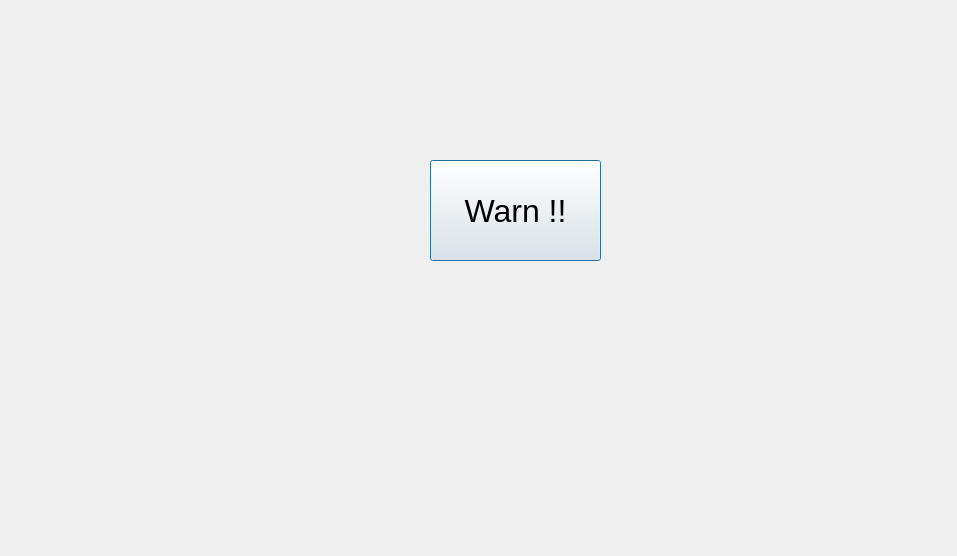
<?xml version="1.0" encoding="UTF-8"?>
<ui version="4.0">
 <class>qmessagebox_tutorials</class>
 <widget class="QDialog" name="qmessagebox_tutorials">
  <property name="geometry">
   <rect>
    <x>0</x>
    <y>0</y>
    <width>957</width>
    <height>556</height>
   </rect>
  </property>
  <property name="windowTitle">
   <string>Dialog</string>
  </property>
  <widget class="QPushButton" name="warn_btn">
   <property name="geometry">
    <rect>
     <x>430</x>
     <y>160</y>
     <width>171</width>
     <height>101</height>
    </rect>
   </property>
   <property name="font">
    <font>
     <pointsize>24</pointsize>
    </font>
   </property>
   <property name="text">
    <string>Warn !!</string>
   </property>
  </widget>
 </widget>
 <resources/>
 <connections/>
</ui>
